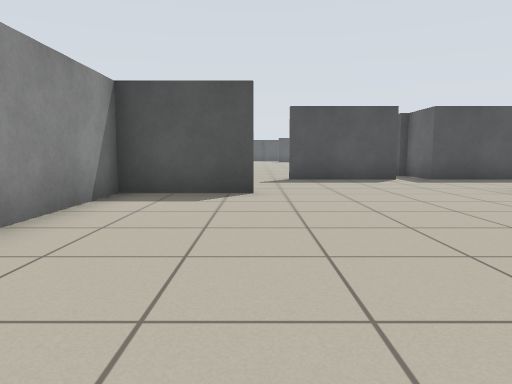
View 1 (above)

24 first-person views from a walk through a world built for the Player/Stage simulator. The camera is 0.72 m above the floor, tilts 6° down and sees 70° across. The lines on the ground mark 1 m squares. The floor is counted in squares, 1 m on a side. Each view is taken from the middle of a square. On the plan, view 1 faces up. The plan holds only what a view shows up to about 11 squares ahead; the rest is blank. The place goes on beyond the plan. The robots in the file are not drawn.

View 2
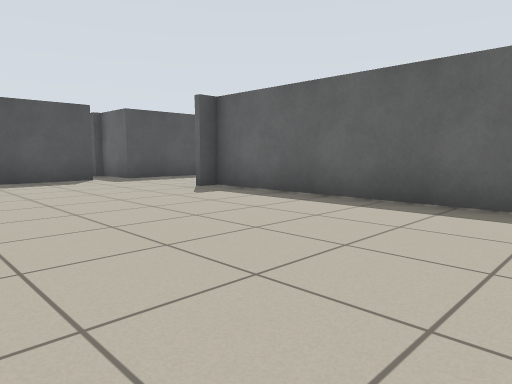

View 3
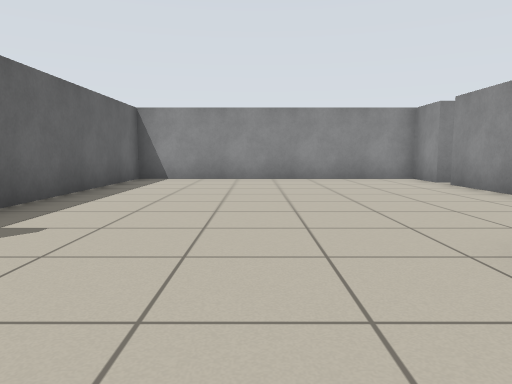

View 4
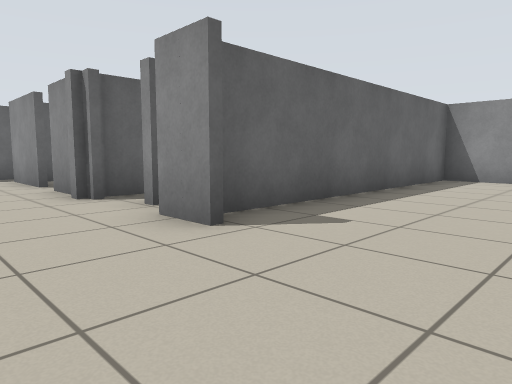

View 5
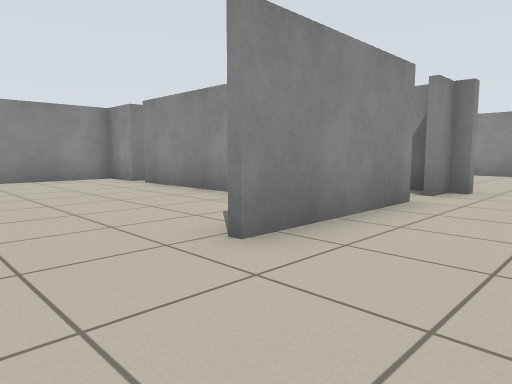

View 6
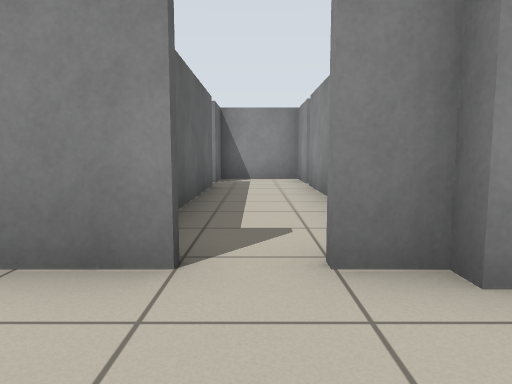

View 7
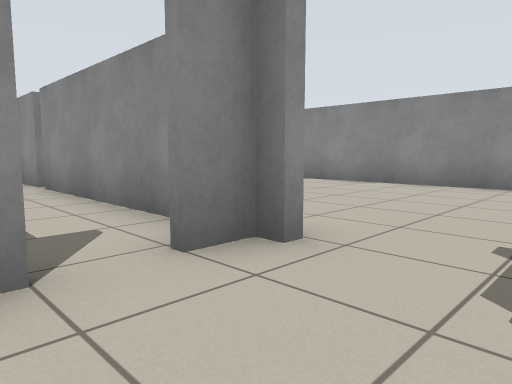

View 8
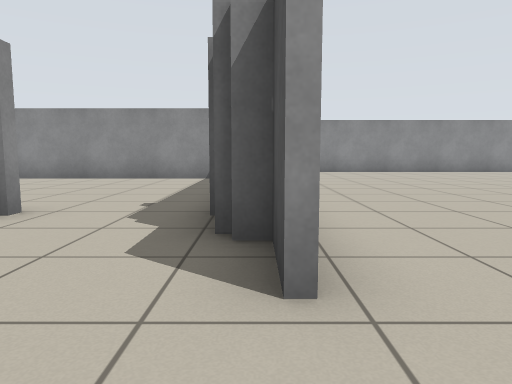

View 9
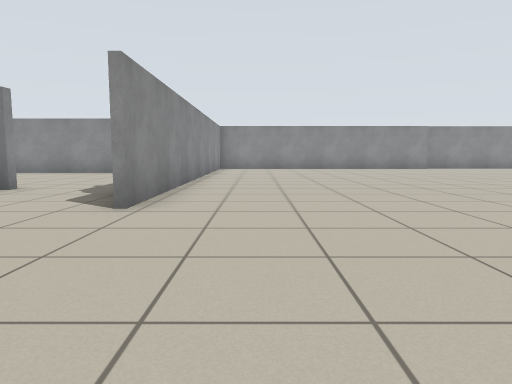

View 10
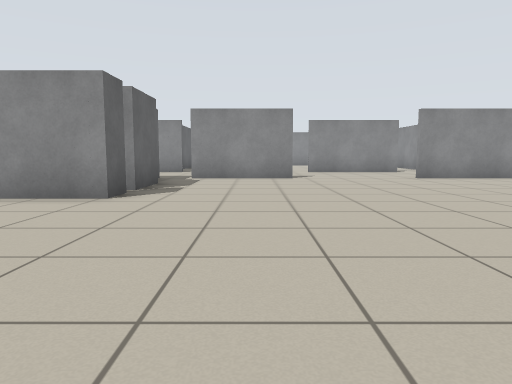

View 11
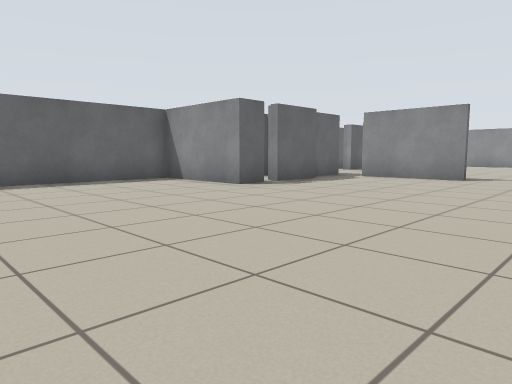

View 12
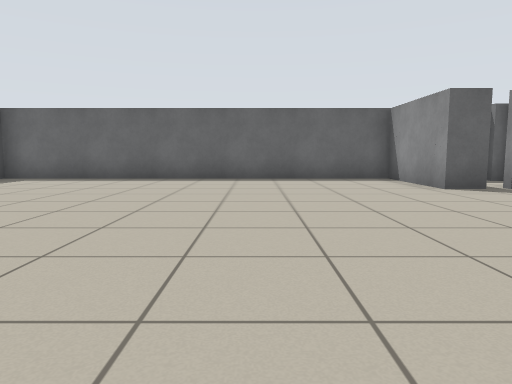

View 13
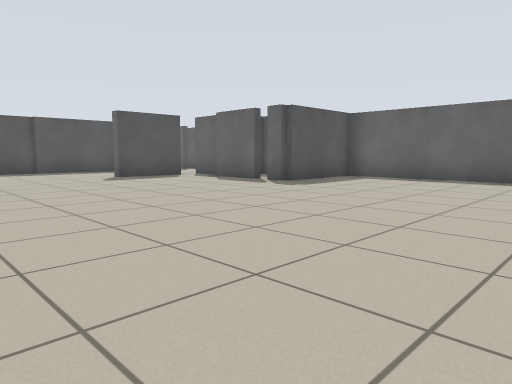

View 14
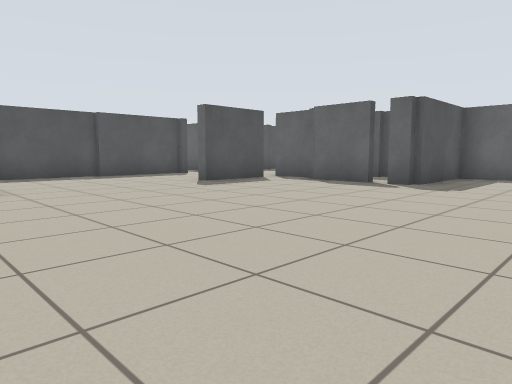

View 15
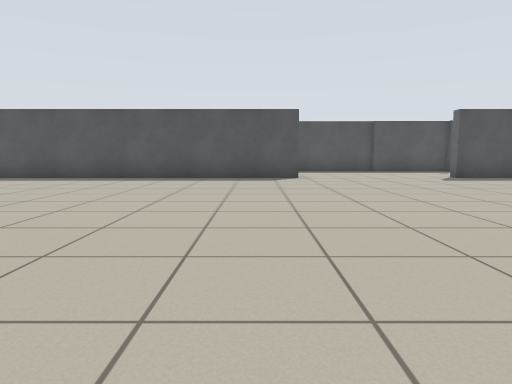

View 16
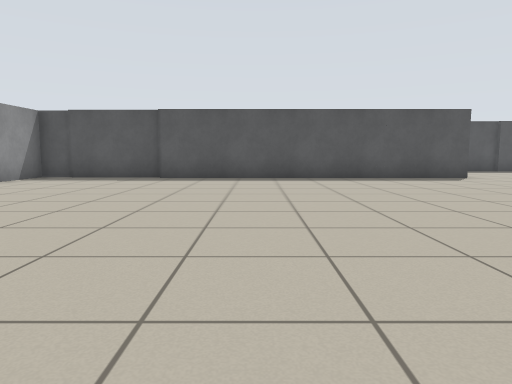

View 17
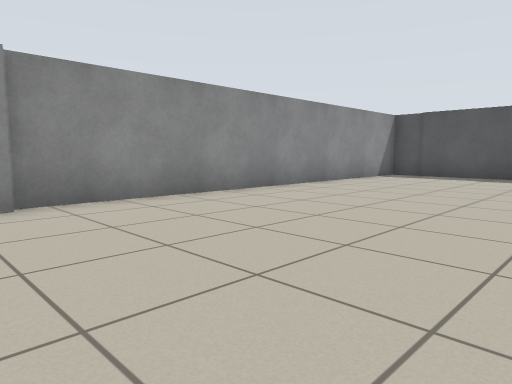

View 18
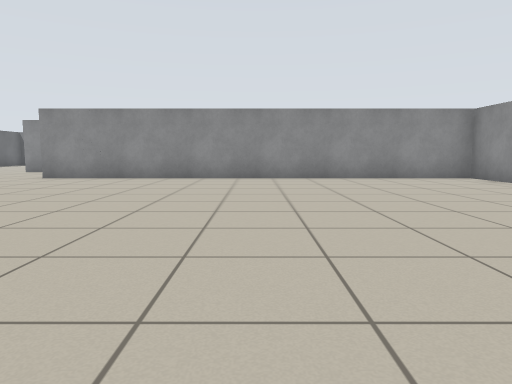

View 19
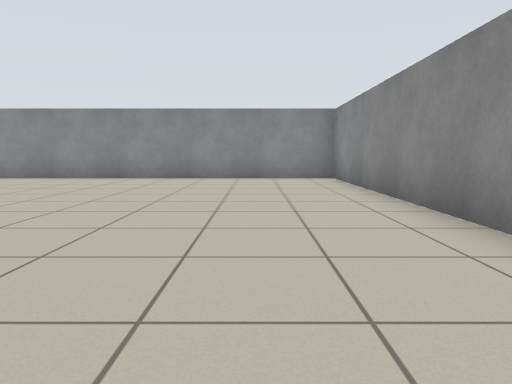

View 20
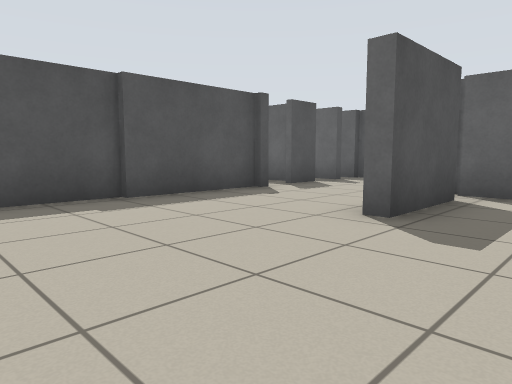

View 21
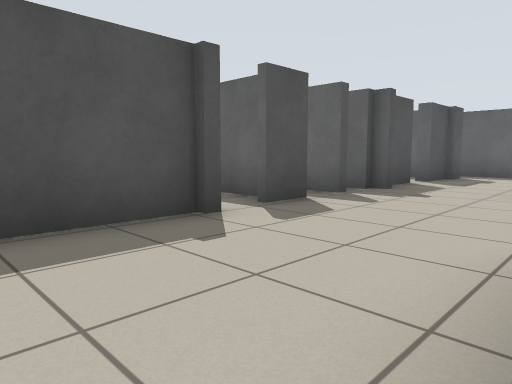

View 22
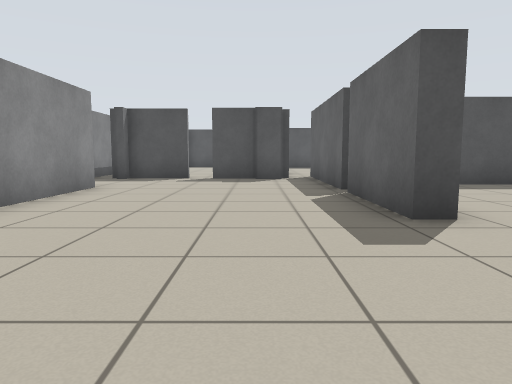

View 23
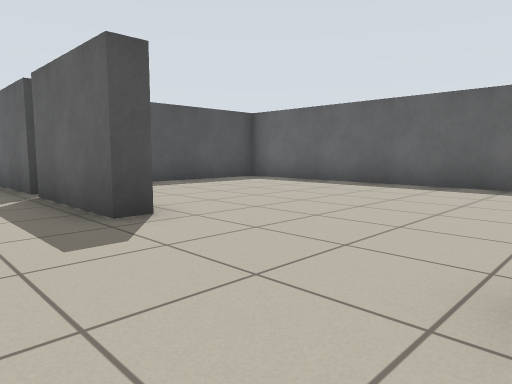

View 24
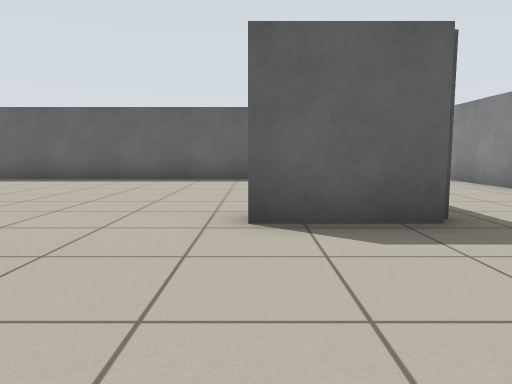

### Floor plan
Ten units are one square. View 1 is at (0, 0); x grows to the right and y downward. Boxes are objects, and circles mark ways between rooms. Rooms are numbered by the first view taken in them; rooms with no view inside come last. Other rooms are left out.
<svg viewBox="-160 -356 368 376">
<path fill="none" stroke="#000" d="M0 -66 -25 -66 -25 -5M48 -68 59 -68M-25 1 -25 15 54 15 54 -66 48 -66M81 -58 81 -66M40 -101 9 -101M88 -68 99 -68M71 -101 49 -101M-52 -64 -52 -6M-30 -5 -30 -44M-52 -2 -52 15 -30 15 -30 1M44 -264 44 -270M44 -274 44 -291M49 -296 49 -310M42 -308 19 -308 19 -312M-26 -308 -119 -308M44 -142 44 -152 76 -152 76 -263 46 -263M86 -319 86 -289M44 -121 44 -139M137 -220 137 -241M38 -347 6 -347M8 -348 -20 -348M59 -347 48 -347M9 -103 39 -103M81 -342 81 -348M142 -279 137 -279 137 -309M49 -101 49 -112M-28 -101 -40 -101M101 -347 83 -347 83 -342M137 -312 137 -351M120 -345 108 -345M128 -343 119 -343M-119 -310 -146 -310M175 -187 200 -187M-35 -68 0 -68M-153 -179 -153 -103 -28 -103M203 -241 203 -315M-145 -311 -155 -311 -155 -200M108 -68 130 -68M194 -325 166 -325"/>
<circle cx="-30" cy="0" r="3" fill="#2a7"/>
<circle cx="0" cy="-85" r="3" fill="#2a7"/>
<circle cx="40" cy="-100" r="3" fill="#2a7"/>
<circle cx="95" cy="-85" r="3" fill="#2a7"/>
<circle cx="-30" cy="-85" r="3" fill="#2a7"/>
<text x="20" y="-40">1</text>
<text x="-40" y="-40">2</text>
<text x="20" y="-230">3</text>
</svg>
Room 1 opens to room 2. Room 1 opens to room 3. Room 2 opens to room 3.

Where each view was taken, in squares from view 1:
view 1: 0 up, 0 right, facing up
view 2: 0 up, 0 right, facing up-right
view 3: 9 up, 2 right, facing down
view 4: 9 up, 2 right, facing down-right
view 5: 9 up, 2 right, facing down-left
view 6: 9 up, 4 left, facing down
view 7: 9 up, 3 left, facing down-left
view 8: 10 up, 1 left, facing left
view 9: 12 up, 2 right, facing left
view 10: 21 up, 2 right, facing down
view 11: 21 up, 2 left, facing down-right
view 12: 19 up, 3 left, facing right
view 13: 20 up, 3 left, facing up-right
view 14: 23 up, 4 left, facing up-right
view 15: 20 up, 4 left, facing up
view 16: 20 up, 9 left, facing up
view 17: 19 up, 10 left, facing up-left
view 18: 21 up, 9 left, facing down
view 19: 21 up, 13 left, facing down
view 20: 29 up, 2 left, facing up-right
view 21: 31 up, 1 right, facing up-right
view 22: 24 up, 12 right, facing up
view 23: 24 up, 12 right, facing up-right
view 24: 24 up, 10 right, facing right
